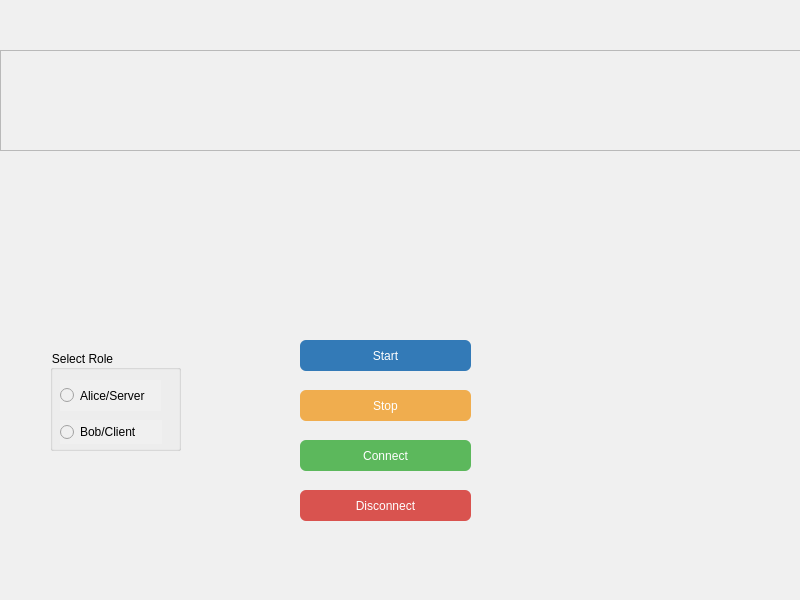
<?xml version="1.0" encoding="UTF-8"?>
<ui version="4.0">
 <class>MainWindow</class>
 <widget class="QMainWindow" name="MainWindow">
  <property name="geometry">
   <rect>
    <x>0</x>
    <y>0</y>
    <width>800</width>
    <height>600</height>
   </rect>
  </property>
  <property name="windowTitle">
   <string>MainWindow</string>
  </property>
  <property name="styleSheet">
   <string notr="true">QWidget {
    background-color: #f0f0f0; /* Sets a light gray background */
}

QPushButton {
    border: 1px solid #8f8f91;
    border-radius: 6px;
    background-color: qlineargradient(x1: 0, y1: 0, x2: 0, y2: 1,
                                      stop: 0 #f6f7fa, stop: 1 #dadbde);
    min-width: 80px;
    padding: 6px;
}

QPushButton:pressed {
    background-color: qlineargradient(x1: 0, y1: 0, x2: 0, y2: 1,
                                      stop: 0 #dadbde, stop: 1 #f6f7fa);
}

/* Specific Button Colors */
#connectButton {
    background-color: #5cb85c;
    color: white;
    border: none;
}
#startButton {
    background-color: #337ab7;
    color: white;
    border: none;
}
#stopButton {
    background-color: #f0ad4e;
    color: white;
    border: none;
}
#disconnectButton {
    background-color: #d9534f;
    color: white;
    border: none;
}

QTextBrowser {
    background-color: white;
    border: 1px solid #ccc;
}</string>
  </property>
  <widget class="QWidget" name="centralwidget">
   <widget class="QPushButton" name="startButton">
    <property name="geometry">
     <rect>
      <x>300</x>
      <y>340</y>
      <width>171</width>
      <height>31</height>
     </rect>
    </property>
    <property name="text">
     <string>Start</string>
    </property>
   </widget>
   <widget class="QPushButton" name="stopButton">
    <property name="geometry">
     <rect>
      <x>300</x>
      <y>390</y>
      <width>171</width>
      <height>31</height>
     </rect>
    </property>
    <property name="text">
     <string>Stop</string>
    </property>
   </widget>
   <widget class="QPushButton" name="connectButton">
    <property name="geometry">
     <rect>
      <x>300</x>
      <y>440</y>
      <width>171</width>
      <height>31</height>
     </rect>
    </property>
    <property name="text">
     <string>Connect</string>
    </property>
   </widget>
   <widget class="QPushButton" name="disconnectButton">
    <property name="geometry">
     <rect>
      <x>300</x>
      <y>490</y>
      <width>171</width>
      <height>31</height>
     </rect>
    </property>
    <property name="text">
     <string>Disconnect</string>
    </property>
   </widget>
   <widget class="QGroupBox" name="groupBox">
    <property name="geometry">
     <rect>
      <x>50</x>
      <y>350</y>
      <width>131</width>
      <height>101</height>
     </rect>
    </property>
    <property name="title">
     <string>Select Role</string>
    </property>
    <widget class="QRadioButton" name="serverRadioButton">
     <property name="geometry">
      <rect>
       <x>10</x>
       <y>30</y>
       <width>101</width>
       <height>31</height>
      </rect>
     </property>
     <property name="text">
      <string>Alice/Server</string>
     </property>
    </widget>
    <widget class="QRadioButton" name="clientRadioButton">
     <property name="geometry">
      <rect>
       <x>10</x>
       <y>70</y>
       <width>102</width>
       <height>24</height>
      </rect>
     </property>
     <property name="text">
      <string>Bob/Client</string>
     </property>
    </widget>
   </widget>
   <widget class="QPlainTextEdit" name="logDisplay">
    <property name="geometry">
     <rect>
      <x>0</x>
      <y>50</y>
      <width>801</width>
      <height>101</height>
     </rect>
    </property>
   </widget>
  </widget>
  <widget class="QStatusBar" name="statusbar"/>
 </widget>
 <resources/>
 <connections/>
</ui>
